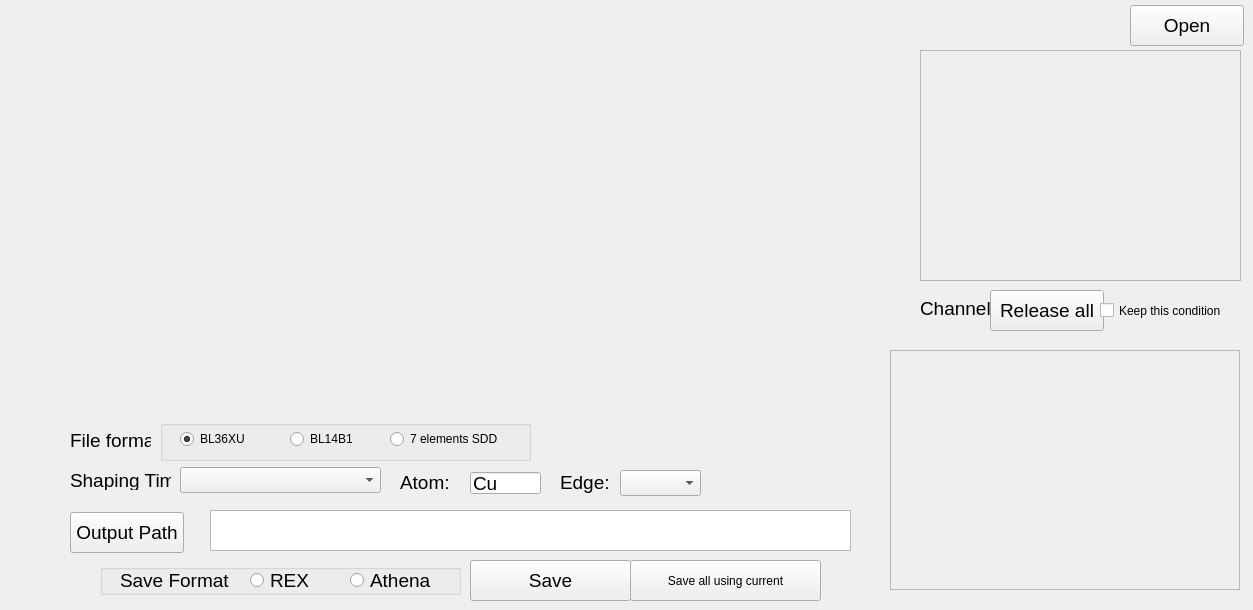
      <widget class="QWidget" name="tab_9">
       <attribute name="title">
        <string>36XU,BL14B1,SDD</string>
       </attribute>
       <widget class="QLabel" name="label_52">
        <property name="geometry">
         <rect>
          <x>560</x>
          <y>472</y>
          <width>51</width>
          <height>21</height>
         </rect>
        </property>
        <property name="font">
         <font>
          <pointsize>14</pointsize>
         </font>
        </property>
        <property name="text">
         <string>Edge:</string>
        </property>
       </widget>
       <widget class="QScrollArea" name="scrollArea_16">
        <property name="geometry">
         <rect>
          <x>890</x>
          <y>350</y>
          <width>350</width>
          <height>240</height>
         </rect>
        </property>
        <property name="widgetResizable">
         <bool>true</bool>
        </property>
        <widget class="QWidget" name="scrollAreaWidgetContents_16">
         <property name="geometry">
          <rect>
           <x>0</x>
           <y>0</y>
           <width>348</width>
           <height>238</height>
          </rect>
         </property>
        </widget>
       </widget>
       <widget class="QScrollArea" name="scrollArea_17">
        <property name="geometry">
         <rect>
          <x>920</x>
          <y>50</y>
          <width>321</width>
          <height>231</height>
         </rect>
        </property>
        <property name="font">
         <font>
          <pointsize>11</pointsize>
         </font>
        </property>
        <property name="widgetResizable">
         <bool>true</bool>
        </property>
        <widget class="QWidget" name="scrollAreaWidgetContents_17">
         <property name="geometry">
          <rect>
           <x>0</x>
           <y>0</y>
           <width>319</width>
           <height>229</height>
          </rect>
         </property>
        </widget>
       </widget>
       <widget class="QWidget" name="BL36XU_widget1" native="true">
        <property name="geometry">
         <rect>
          <x>0</x>
          <y>20</y>
          <width>431</width>
          <height>371</height>
         </rect>
        </property>
        <property name="font">
         <font>
          <pointsize>11</pointsize>
         </font>
        </property>
       </widget>
       <widget class="QLineEdit" name="BL36XU_Atom">
        <property name="geometry">
         <rect>
          <x>470</x>
          <y>472</y>
          <width>71</width>
          <height>22</height>
         </rect>
        </property>
        <property name="font">
         <font>
          <pointsize>14</pointsize>
         </font>
        </property>
        <property name="text">
         <string>Cu</string>
        </property>
       </widget>
       <widget class="QWidget" name="BL36XU_widget2" native="true">
        <property name="geometry">
         <rect>
          <x>450</x>
          <y>20</y>
          <width>431</width>
          <height>371</height>
         </rect>
        </property>
        <property name="font">
         <font>
          <pointsize>11</pointsize>
         </font>
        </property>
       </widget>
       <widget class="QTextBrowser" name="BL36XU_textBrowser">
        <property name="geometry">
         <rect>
          <x>210</x>
          <y>510</y>
          <width>641</width>
          <height>41</height>
         </rect>
        </property>
        <property name="font">
         <font>
          <pointsize>14</pointsize>
         </font>
        </property>
       </widget>
       <widget class="QPushButton" name="BL36XU_outpath">
        <property name="geometry">
         <rect>
          <x>70</x>
          <y>512</y>
          <width>114</width>
          <height>41</height>
         </rect>
        </property>
        <property name="font">
         <font>
          <pointsize>14</pointsize>
         </font>
        </property>
        <property name="text">
         <string>Output Path</string>
        </property>
       </widget>
       <widget class="QLabel" name="label_53">
        <property name="geometry">
         <rect>
          <x>70</x>
          <y>470</y>
          <width>101</width>
          <height>20</height>
         </rect>
        </property>
        <property name="font">
         <font>
          <pointsize>14</pointsize>
         </font>
        </property>
        <property name="text">
         <string>Shaping Time</string>
        </property>
       </widget>
       <widget class="QComboBox" name="BL36XU_Edge">
        <property name="geometry">
         <rect>
          <x>620</x>
          <y>470</y>
          <width>81</width>
          <height>26</height>
         </rect>
        </property>
        <property name="font">
         <font>
          <pointsize>14</pointsize>
         </font>
        </property>
       </widget>
       <widget class="QPushButton" name="BL36XU_Save">
        <property name="geometry">
         <rect>
          <x>470</x>
          <y>560</y>
          <width>161</width>
          <height>41</height>
         </rect>
        </property>
        <property name="font">
         <font>
          <pointsize>14</pointsize>
         </font>
        </property>
        <property name="text">
         <string>Save</string>
        </property>
       </widget>
       <widget class="QPushButton" name="BL36XU_RSall">
        <property name="geometry">
         <rect>
          <x>990</x>
          <y>290</y>
          <width>114</width>
          <height>41</height>
         </rect>
        </property>
        <property name="font">
         <font>
          <pointsize>14</pointsize>
         </font>
        </property>
        <property name="text">
         <string>Release all</string>
        </property>
       </widget>
       <widget class="QGroupBox" name="groupBox_19">
        <property name="geometry">
         <rect>
          <x>100</x>
          <y>564</y>
          <width>361</width>
          <height>31</height>
         </rect>
        </property>
        <property name="title">
         <string/>
        </property>
        <widget class="QLabel" name="label_54">
         <property name="geometry">
          <rect>
           <x>20</x>
           <y>6</y>
           <width>111</width>
           <height>20</height>
          </rect>
         </property>
         <property name="font">
          <font>
           <pointsize>14</pointsize>
          </font>
         </property>
         <property name="text">
          <string>Save Format</string>
         </property>
        </widget>
        <widget class="QRadioButton" name="BL36XU_rB_Athena">
         <property name="geometry">
          <rect>
           <x>250</x>
           <y>6</y>
           <width>81</width>
           <height>20</height>
          </rect>
         </property>
         <property name="font">
          <font>
           <pointsize>14</pointsize>
          </font>
         </property>
         <property name="text">
          <string>Athena</string>
         </property>
        </widget>
        <widget class="QRadioButton" name="BL36XU_rB_REX">
         <property name="geometry">
          <rect>
           <x>150</x>
           <y>6</y>
           <width>61</width>
           <height>20</height>
          </rect>
         </property>
         <property name="font">
          <font>
           <pointsize>14</pointsize>
          </font>
         </property>
         <property name="text">
          <string>REX</string>
         </property>
        </widget>
       </widget>
       <widget class="QLabel" name="label_55">
        <property name="geometry">
         <rect>
          <x>400</x>
          <y>474</y>
          <width>51</width>
          <height>16</height>
         </rect>
        </property>
        <property name="font">
         <font>
          <pointsize>14</pointsize>
         </font>
        </property>
        <property name="text">
         <string>Atom:</string>
        </property>
       </widget>
       <widget class="QLabel" name="label_57">
        <property name="geometry">
         <rect>
          <x>920</x>
          <y>300</y>
          <width>71</width>
          <height>16</height>
         </rect>
        </property>
        <property name="font">
         <font>
          <pointsize>14</pointsize>
         </font>
        </property>
        <property name="text">
         <string>Channels</string>
        </property>
       </widget>
       <widget class="QPushButton" name="BL36XU_Open">
        <property name="geometry">
         <rect>
          <x>1130</x>
          <y>5</y>
          <width>114</width>
          <height>41</height>
         </rect>
        </property>
        <property name="font">
         <font>
          <pointsize>14</pointsize>
         </font>
        </property>
        <property name="text">
         <string>Open</string>
        </property>
       </widget>
       <widget class="QComboBox" name="BL36XU_ST">
        <property name="geometry">
         <rect>
          <x>180</x>
          <y>467</y>
          <width>201</width>
          <height>26</height>
         </rect>
        </property>
        <property name="font">
         <font>
          <pointsize>14</pointsize>
         </font>
        </property>
       </widget>
       <widget class="QPushButton" name="pB_save_all_SSD_2">
        <property name="geometry">
         <rect>
          <x>630</x>
          <y>560</y>
          <width>191</width>
          <height>41</height>
         </rect>
        </property>
        <property name="text">
         <string>Save all using current</string>
        </property>
       </widget>
       <widget class="QCheckBox" name="cB_keep_condition_2">
        <property name="geometry">
         <rect>
          <x>1100</x>
          <y>300</y>
          <width>141</width>
          <height>21</height>
         </rect>
        </property>
        <property name="text">
         <string>Keep this condition</string>
        </property>
       </widget>
       <widget class="QGroupBox" name="groupBox_10">
        <property name="geometry">
         <rect>
          <x>160</x>
          <y>420</y>
          <width>371</width>
          <height>41</height>
         </rect>
        </property>
        <property name="title">
         <string/>
        </property>
        <widget class="QRadioButton" name="rB_BL36XU">
         <property name="geometry">
          <rect>
           <x>20</x>
           <y>10</y>
           <width>91</width>
           <height>18</height>
          </rect>
         </property>
         <property name="text">
          <string>BL36XU</string>
         </property>
         <property name="checked">
          <bool>true</bool>
         </property>
        </widget>
        <widget class="QRadioButton" name="rB_BL14B1">
         <property name="geometry">
          <rect>
           <x>130</x>
           <y>10</y>
           <width>91</width>
           <height>18</height>
          </rect>
         </property>
         <property name="text">
          <string>BL14B1</string>
         </property>
        </widget>
        <widget class="QRadioButton" name="rB_7elements_SDD">
         <property name="geometry">
          <rect>
           <x>230</x>
           <y>10</y>
           <width>131</width>
           <height>18</height>
          </rect>
         </property>
         <property name="text">
          <string>7 elements SDD</string>
         </property>
        </widget>
       </widget>
       <widget class="QLabel" name="label_56">
        <property name="geometry">
         <rect>
          <x>70</x>
          <y>430</y>
          <width>81</width>
          <height>20</height>
         </rect>
        </property>
        <property name="font">
         <font>
          <pointsize>14</pointsize>
         </font>
        </property>
        <property name="text">
         <string>File format:</string>
        </property>
       </widget>
      </widget>
